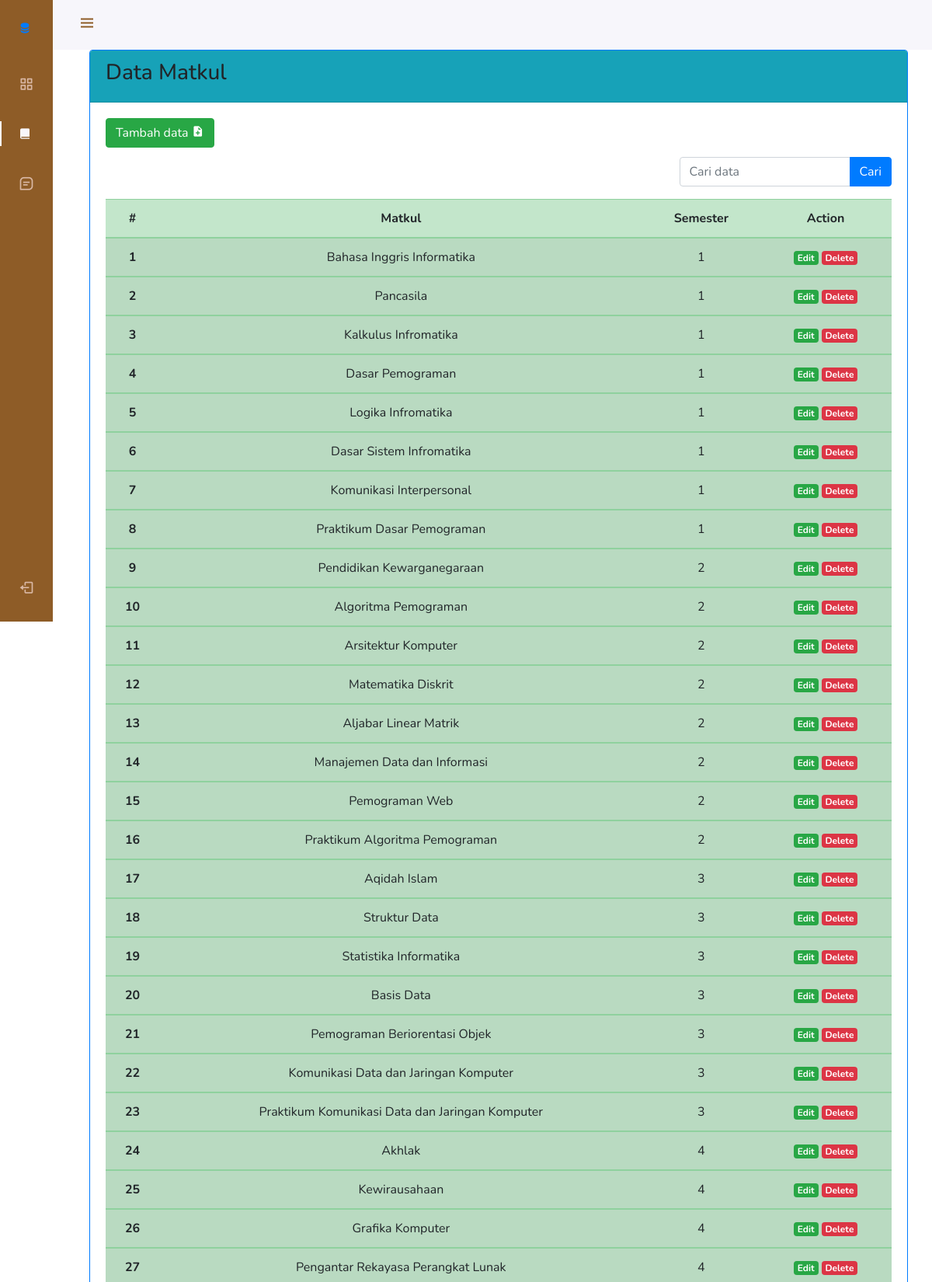
Screenshot of /index.php/matkul (upper part) with the database file from the repository.
### tables this page shows
CREATE TABLE `tbl_matkul` (
  `id_matkul` int(11) NOT NULL,
  `nama_matkul` varchar(255) DEFAULT NULL,
  `id_semester` int(11) DEFAULT NULL,
  `id_sks` int(11) DEFAULT NULL
);

CREATE TABLE `tbl_semester` (
  `id_semester` int(11) NOT NULL,
  `nama_semester` int(11) DEFAULT NULL
);

### application/controllers/Matkul.php (called while the page is built, shortened)
<?php
class Matkul extends CI_Controller
{
    public function __construct()
    {
        $this->load->model('M_matkul');
        $this->load->model('M_semester');
    }
    public function index()
    {
        $data['judul'] = "Matkul";
        $data['user'] = $this->db->get_where('user', ['email' => $this->session->userdata('email')])->row_array();
        $data['matkul'] = $this->M_matkul->getAll();
        $this->load->view('template/header', $data);
        $this->load->view('admin/matkul/home', $data);
        $this->load->view('template/footer');
    }
}

### index.php (called while the page is built, shortened)
<?php
require_once BASEPATH.'core/CodeIgniter.php';

### application/models/M_matkul.php (called while the page is built, shortened)
<?php
class M_matkul extends CI_Model
{
    public function getAll()
    {
        $this->db->select('*');
        $this->db->from('tbl_matkul');
        $this->db->join('tbl_semester', 'tbl_semester.id_semester = tbl_matkul.id_semester', 'left');
        return $this->db->get()->result_array();
    }
}

### application/views/admin/matkul/home.php (the view, shortened to what this page needs)
<div class="container mt-3">
<div class="card border-primary">
  <div class="card-header bg-info">
    <h3>Data Matkul</h3>
  </div>
  <div class="card-body">
    <a href="<?= base_url('matkul/tambah') ?>" class="btn btn-success card-title">Tambah data <i class='bx bxs-file-plus'></i></a>
    <div class="row">
      <div class="col">
        <form action="" method="post" class="float-right">
          <div class="input-group mb-3">
            <input type="text" class="form-control" placeholder="Cari data" name="keyword">
            <div class="input-group-append">
              <button class="btn btn-primary" type="submit">Cari</button>
            </div>
          </div>
        </form>
      </div>
    </div>
    <table class="table table-success table-striped text-center">
      <thead>
        <tr>
          <th scope="col">#</th>
          <th scope="col">Matkul</th>
          <th scope="col">Semester</th>
          <th scope="col">Action</th>
        </tr>
      </thead>
      <tbody>
      <?php $i = 1; foreach ($matkul as $m){ ?>
        <tr>
          <th scope="row"><?= $i++; ?></th>
          <td><?= $m['nama_matkul']; ?></td>
          <td><?= $m['nama_semester']; ?></td>
          <td>
          <a href="<?= base_url('matkul/edit/'.$m['id_matkul']) ?>" class="badge badge-success">Edit</a>
          <a href="<?= base_url('matkul/hapus/'.$m['id_matkul']) ?>" class="badge badge-danger" onclick="return confirm('Yakin?');">Delete</a>
          </td>
        </tr>
      </tbody>
      <?php } ?>
    </table>
  </div>
</div>
</div>

### assetss/style.css (style rules this page uses)
:root { --header-height: 3rem; --nav-width: 68px; --first-color: #8e5c27; --first-color-light: #d9b8a5; --white-color: #f7f6fb; --body-font: "Nunito", sans-serif; --normal-font-size: 1rem; --z-fixed: 100; }
body { position: relative; margin: var(--header-height) 0 0 0; padding: 0 1rem; font-family: var(--body-font); font-size: var(--normal-font-size); transition: 0.5s; }
a { text-decoration: none; }
@media screen and (min-width: 768px) { body { margin: calc(var(--header-height) + 1rem) 0 0 0; padding-left: calc(var(--nav-width) + 2rem); } }

### rows the page displays
tbl_matkul: nama_matkul "Bahasa Inggris Informatika", id_semester.nama_semester "1"
tbl_matkul: nama_matkul "Pancasila", id_semester.nama_semester "1"
tbl_matkul: nama_matkul "Kalkulus Infromatika", id_semester.nama_semester "1"
tbl_matkul: nama_matkul "Dasar Pemograman", id_semester.nama_semester "1"
tbl_matkul: nama_matkul "Logika Infromatika", id_semester.nama_semester "1"
tbl_matkul: nama_matkul "Dasar Sistem Infromatika", id_semester.nama_semester "1"
tbl_matkul: nama_matkul "Komunikasi Interpersonal", id_semester.nama_semester "1"
tbl_matkul: nama_matkul "Praktikum Dasar Pemograman", id_semester.nama_semester "1"
tbl_matkul: nama_matkul "Pendidikan Kewarganegaraan", id_semester.nama_semester "2"
tbl_matkul: nama_matkul "Algoritma Pemograman", id_semester.nama_semester "2"
tbl_matkul: nama_matkul "Arsitektur Komputer", id_semester.nama_semester "2"
tbl_matkul: nama_matkul "Matematika Diskrit", id_semester.nama_semester "2"
tbl_matkul: nama_matkul "Aljabar Linear Matrik", id_semester.nama_semester "2"
tbl_matkul: nama_matkul "Manajemen Data dan Informasi", id_semester.nama_semester "2"
tbl_matkul: nama_matkul "Pemograman Web", id_semester.nama_semester "2"
tbl_matkul: nama_matkul "Praktikum Algoritma Pemograman", id_semester.nama_semester "2"
tbl_matkul: nama_matkul "Aqidah Islam", id_semester.nama_semester "3"
tbl_matkul: nama_matkul "Struktur Data", id_semester.nama_semester "3"
tbl_matkul: nama_matkul "Statistika Informatika", id_semester.nama_semester "3"
tbl_matkul: nama_matkul "Basis Data", id_semester.nama_semester "3"
tbl_matkul: nama_matkul "Pemograman Beriorentasi Objek", id_semester.nama_semester "3"
tbl_matkul: nama_matkul "Komunikasi Data dan Jaringan Komputer", id_semester.nama_semester "3"
tbl_matkul: nama_matkul "Praktikum Komunikasi Data dan Jaringan Komputer", id_semester.nama_semester "3"
tbl_matkul: nama_matkul "Akhlak", id_semester.nama_semester "4"
tbl_matkul: nama_matkul "Kewirausahaan", id_semester.nama_semester "4"
tbl_matkul: nama_matkul "Grafika Komputer", id_semester.nama_semester "4"
tbl_matkul: nama_matkul "Pengantar Rekayasa Perangkat Lunak", id_semester.nama_semester "4"
